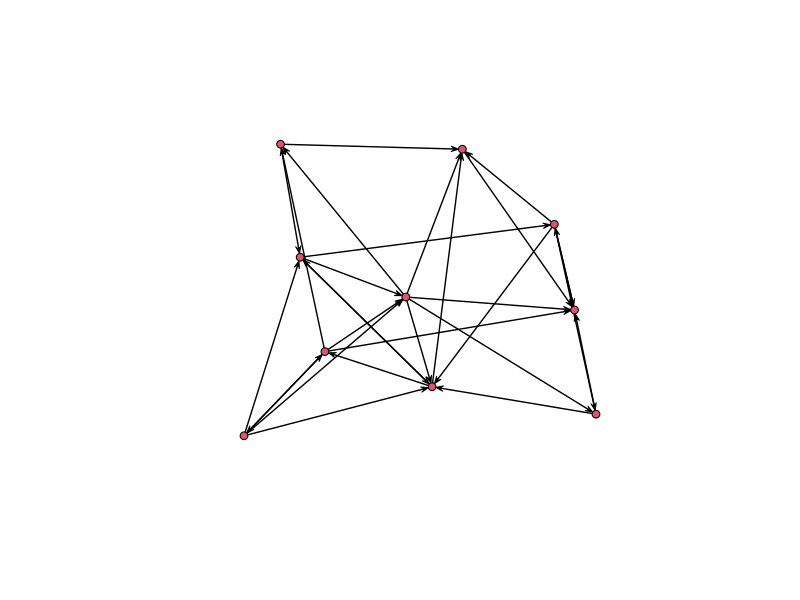
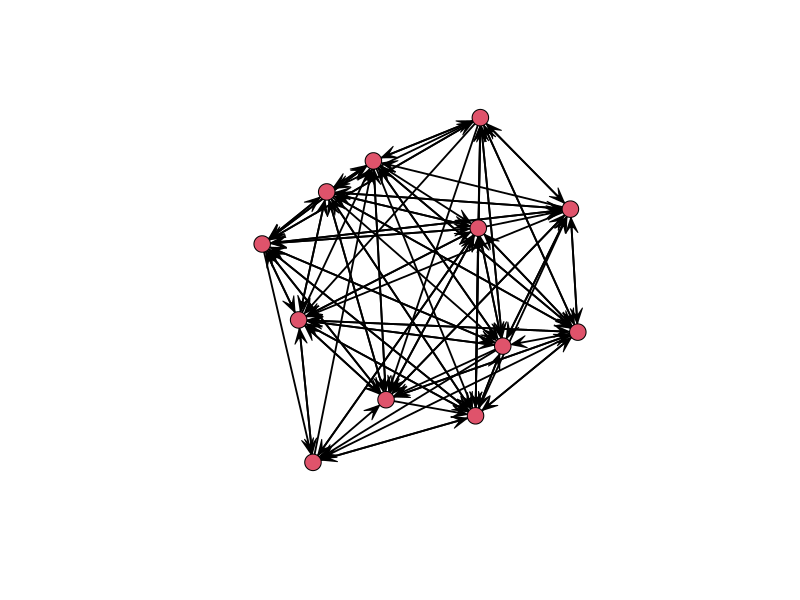
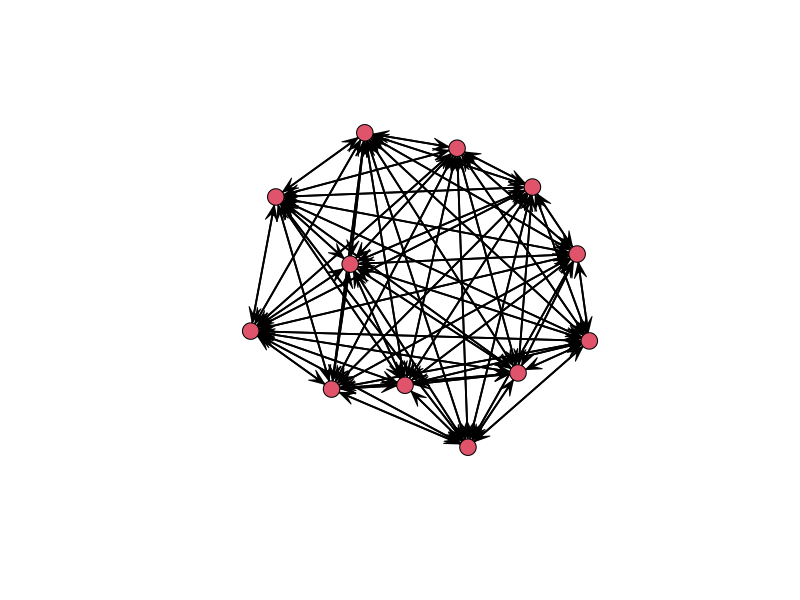
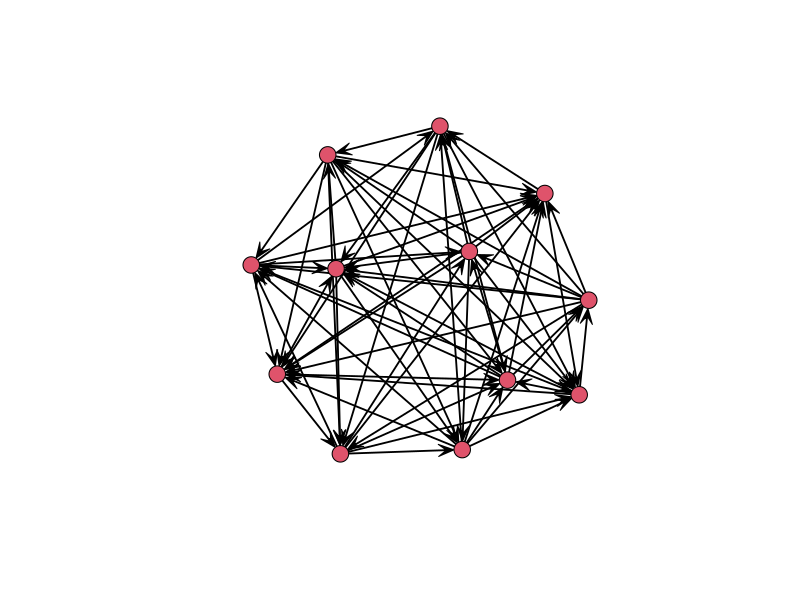
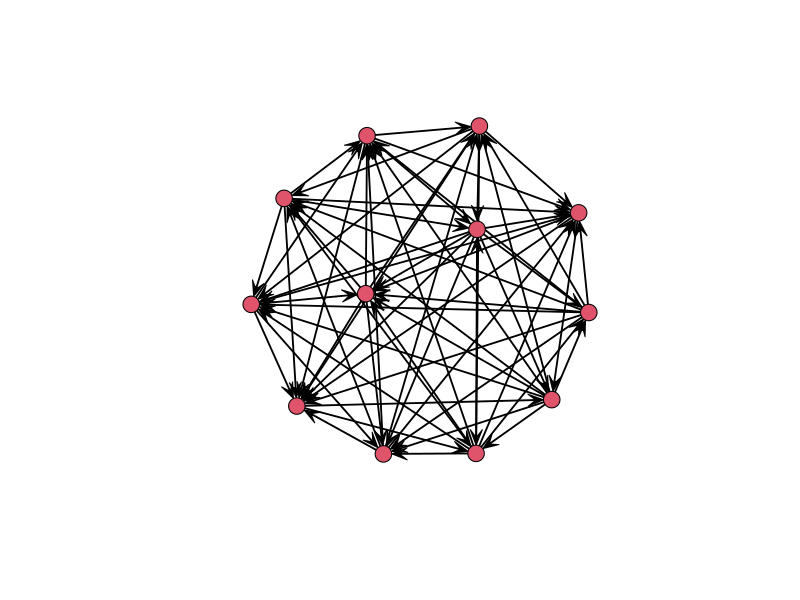
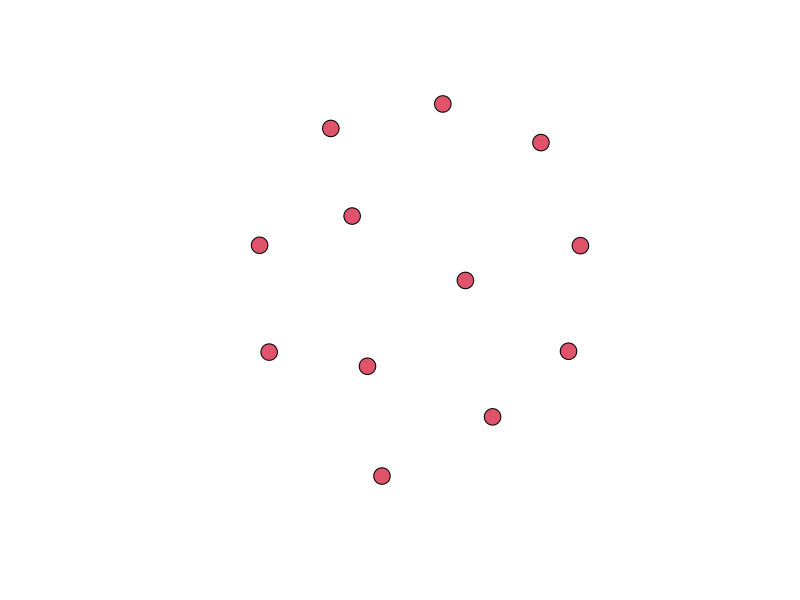
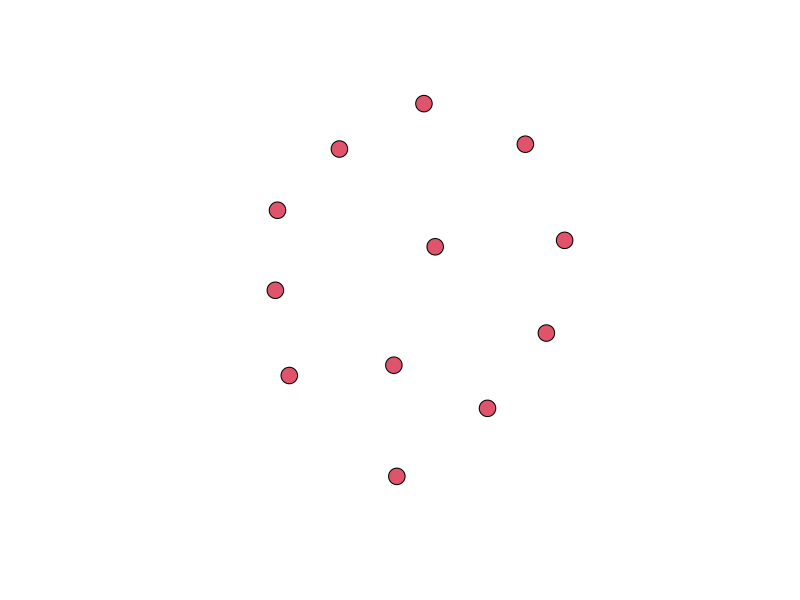
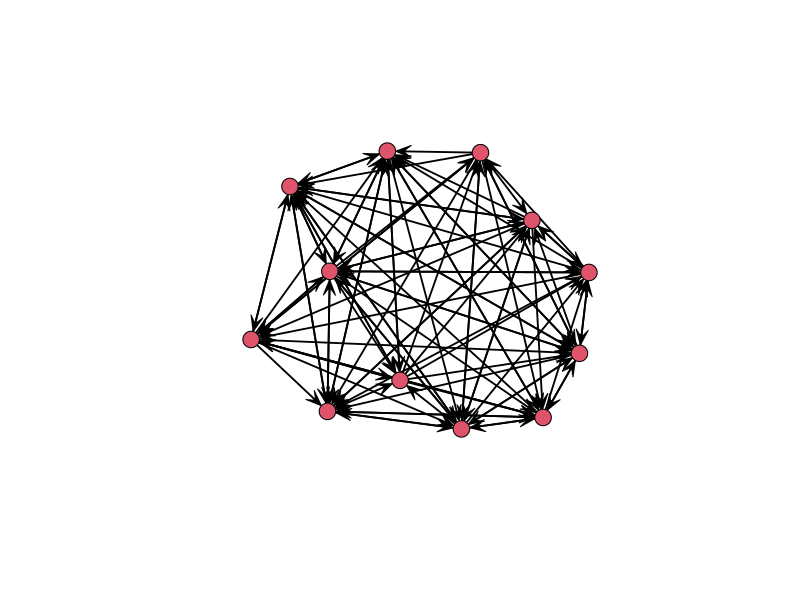

Write the R code that produced these figures, in order. (Note: this script raises an error after producing the figures.)
#
library(network)
library(sna)
#
############Edge Types & Transitivity Scores############
#
# Holland & Leinhardt (1971) define a general transitivity graph (referred to here as a t-graph) under the following conditions. 
# In a set of values called X with values labeled x, y, z, u, v, and w, and directed binary relations, C, 
# that indicate choice (e.g. xCy means “x chooses y”):
# a directed edge goes from x to y if and only if xCy.
# From this, we can define three types of choices:
#   Mutual choices - xMy if and only if xCy and yCx
#   Asymmetric choices - xAy if and only if xCy and not yCx
#   Null choices - xNy if and only if neither xCy nor yCx
# The general structure of a t-graph, they argue, follows a number of criteria: 
# between nodes, edges should indicate an equivalence relation based on reflexivity (xMx), 
# symmetry (xMy implies that yMx), and transitivity (xMy and yMz imply that xMz). 
# These groupings are referred to as M-cliques. We can test these properties at their base level 
# for a theoretical exploration of the concepts, using a function in the igraph package known as dyad_census. 
#
# First, let’s set a seed.
#
set.seed(12345)
#
# We’ll begin with a basic random graph using the rgraph function in sna, nested within the network function. 
# rgraph takes a number of nodes (n), a probability of edges between arbitrary vertices 
# (either as a single statistic, a vector of multiple probabilities, a matrix, or a 3D array), 
# an argument for whether or not the graph is directed (mode), and an argument for whether or not loops can exist within it (diag). 
# 
# For ease of analysis, we’ll start with 10 nodes, and a single probability of 0.3. 
# Since transitivity requires direction, we’ll set this argument to digraph.
#
graph1 <- (rgraph(10, tprob = 0.3, mode = "digraph", return.as.edgelist = TRUE))
#
# For plotting, we will convert this to a network object.
g1 <- network(graph1)
plot.network(g1)
#
# From here, we can test for these three types of edges (mutual, asymmetric, and null) using dyad.census
#
dyad.census(graph1)
#
# It’s important to note here that null edges constitute a lack of edges between two given points 
# throughout the entirety of the graph. This does not mean that these nodes lacking connections are isolates; 
# rather, it indicates null edges between two particular nodes.
#
# Transvity is measured using the gtrans command in sna. Here, we have a number of options. 
# The gtrans function takes either one or a multitude of graphs (either directed or undirected),
# an argument for reading loops (diag), an indicator of direction ("digraph" or "graph"), 
# and a measure argument to determine which type of transitivity the function is to look for.
# This function returns the fraction of triads that follow whichever specific "measure" argument is indicated.
#
# For the measure argument, weak transitivity (denoted by "weak") corresponds to a unidirectional type of argument,
# in which for nodes a,b, and c, a->b->c => a->c. For "strong", however, a->b->c <=> a->c, 
# implying the opposite relationship as well. There are also arguments for "weakcensus" and "strongcensus",
# which will return the number of total transitive triads in the network of each respective type.
# 
# It should be noted that when a strong argument is used, all triads are considered. 
# This is because all triads in a network are at risk for intransitivity. The weak argument, by contrast,
# only computes a transitivity score for the set of weak potentially-intransitive triads in the network.
#
# Let's utilize each argument for our network.
gtrans(graph1,mode="digraph",measure=c("weak"))
gtrans(graph1,mode="digraph",measure=c("strong"))
gtrans(graph1,mode="digraph",measure=c("weakcensus"))
gtrans(graph1,mode="digraph",measure=c("strongcensus"))
#
# There are a number of other modifiers to this function, but for basic transitivity analysis, these will suffice.
#
############Dyad Restrictions############
#
# Some t-graphs contain only one type of edge. These are labeled as “completely connected graphs” (only M-edges), 
# “transitive tournaments” (only A-edges), and “completely disconnected graphs” (only N-edges). 
# Holland & Leinhardt (1971) list a number of instances, however, where t-graphs will have two, but not three, specific edge types. 
# For example: a graph with only M-edges and A-edges is called a “quasi-series”. 
# Likewise, graphs with only M-edges and N-edges are called “clusterable graphs”, 
# and graphs with A-edges and N-edges but no M-edges are called “partial orders”.
#
# The sna package contains a function called rguman, which allows us to select either the probability of each dyad type 
# or the number of occurrences. We shall create graphs for all six graphs with dyad restrictions, using both methods.
#
# We’ll begin with a completely connected graph. As these graphs only contain M-edges, 
# we will indicate this dyad type, the number of graphs we want generated (1), 
# the number of nodes (12), the associated probability (1.0), and the probability method. 
# Note that for M-edges only, we have to exclude values for the other two types.
#
cc1 <- gplot(rguman(1,12,mut=1.0, method=c("probability")))
#
# We can also generate a specific number of dyads of this type using the “exact” argument. 
# In this case, we will try 66, since each edge to another node starts at n-1 edges 
# and decreases by 1 each time. Note that for M-edges, we have to include values for all edge types here.
#
cc2 <- gplot(rguman(1,12,mut=66,asym=0,null=0,method="exact"))
#
# Next, we’ll draw a transitive tournament (A-edges only).
#
tt1 <- gplot(rguman(1,12,mut=0,asym=1.0,null=0, method=c("probability")))
#
tt2 <- gplot(rguman(1,12,mut=0,asym=66,null=0,method="exact"))
#
# Next, let’s graph a completely disconnected graph (N-edges only). 
# For no edges to appear, we have to indicate all 3 edge probabilities.
cd1 <- gplot(rguman(1,12,mut=0,asym=0,null=1.0, method=c("probability")))
#
cd2 <- gplot(rguman(1,12,mut=0,asym=0,null=66,method="exact"))
#
# Now we can move on to using two edge types. First, let’s plot a quasi-series (M and A-edges). 
# Let’s assume the probability is 0.5 for both edges.
qs1 <- gplot(rguman(1,12,mut=0.5,asym=0.5,null=0, method=c("probability")))
#
qs2 <- gplot(rguman(1,12,mut=33,asym=33,null=0,method="exact"))
#
# Next, we can model a clusterable graph (M and N-edges).
cg1 <- gplot(rguman(1,12,mut=0.5,asym=0,null=0.5, method=c("probability")))
#
cg2 <- gplot(rguman(1,12,mut=33,asym=0,null=33,method="exact"))
#
# Finally, we’ll draw a partial order (A and N-edges).
po1 <- gplot(rguman(1,12,mut=0,asym=0.5,null=0.5, method=c("probability")))
#
po2 <- gplot(rguman(1,12,mut=0,asym=33,null=33,method="exact"))
#
# If necessary, one can use dyad.census to calculate the exact number of dyads in the graphs.
#
dyad.census(qs1)
#
# Or one can calculate transitivity scores if they so desire.
gtrans(qs1,mode="digraph",measure=c("weak"))
gtrans(qs1,mode="digraph",measure=c("strong"))
gtrans(qs1,mode="digraph",measure=c("weakcensus"))
gtrans(qs1,mode="digraph",measure=c("strongcensus"))
#
############Triad Restrictions############
#
# Regarding triads, Holland & Leinhardt (1971) list sixteen different types that are either transitive or intransitive. 
# Each code represents, respectively, how many of each edge-type exist in a triad, 
# with further modifiers added as necessary for direction. To analyze their presence in a graph, 
# we can use the triad_census function in sna. The function pulls a graph and outputs the number of triads 
# in the graph in the following order: 
#
# [003, 012, 102, 021D, 021U, 021C, 111D, 111U, 030T, 030C, 201, 120D, 120U, 120C, 210, and 300]
#
# Let’s try using this function on the first graph we generated, generating a new graph called graph2.
#
graph2 <- (rgraph(10, tprob = 0.3, mode = "digraph", return.as.edgelist = TRUE))
g2 <- network(graph2)
plot.network(g2)
#
# Then, we can use the triad.census function to examine all triad types.
#
triad.census(graph2)
#
# Let’s also plot another random graph using rgraph. 
# This time, let’s incorporate 50 nodes with a probability of .4. We’ll follow it up with triad.census.
#
graph3 <- (rgraph(50, tprob = 0.4, mode = "digraph", return.as.edgelist = TRUE))
g3 <- network(graph3)
plot.network(g3)
#
triad.census(graph3)
#
# It’s as simple as that. Now, let’s use a practical example to test a number of these techniques on.
#
############Segregation in religion networks - sample############
#
# The data in this study (Hu et al., 2019) comes from an extraction from Weibo, a Chinese social networking website 
# that’s similar to Twitter. The authors set out to examine how persons of particular religious identities group together 
# while distancing themselves from those who share a different religious identity. To do this, they used a keyword search 
# to look for religious terminology in user’s descriptions and nicknames, then hand-checked the data to verify user relgiosity. 
# The sample was narrowed down from over 170,000 users to 6,875, identifying as either Christian (3,151), Buddhist (2,791), Muslim (470), or Taoist (461). 
#
# The included data contains an edgelist (linking user IDs in the lefthand column and followee IDs in the righthand column), 
# and a set of religious identities for each user listed in the edgelist. 
# Since the original dataset contains so many nodes (and since generating a network on the full dataset takes at least 10 minutes on my computer), 
# I have narrowed down the dataset to the first thirty user IDs in the edgelist and their adjacent followees.
#
# First, let's load in the data. We'll start with the edgelist.
library(readr)
EL <- read_csv("EL.csv", na = "empty")
#
# Next, the VLD file, called Tag.
#
library(readr)
Tag <- read_csv("Tag.csv", na = "empty")
#
# We'll create a network object with the edgelist as its input.
#
net <- network(EL[,1:2], matrix.type = 'edgelist', directed = T)
#
# Now, we'll set vertex labels and attributes.
#
network.vertex.names(net)  <- Tag$X.Userid
set.vertex.attribute(net,"Religion",Tag$Religion)
#
# Finally, we'll make a plot.
#
set.seed(12345)
plot(net,displaylabels=T,label.cex=.5,edge.col=rgb(150,150,150,100,maxColorValue=255))
#
# Now, we can check transitivity of the entire network.
#
gtrans(net,mode="digraph",measure=c("weak"))
gtrans(net,mode="digraph",measure=c("strong"))
gtrans(net,mode="digraph",measure=c("weakcensus"))
gtrans(net,mode="digraph",measure=c("strongcensus"))
#
# If the transitivity degree appears low, this is likely due to the sample selection.
#
# Visually, most edges look to be asymetrical. We can verify this with a dyad census.
#
dyad.census(net)
#
# The dyad census output says this network has no M-edges, a decent number of A-edges, and many N-edges. 
# A triad census could also tell us a little more about triad transitivity.
#
triad.census(net)
#
# The output states there are 3,728,011 empty graphs (003), 81,406 graphs with a single directed edge (012),
# 7,492 out-star formations (021D), 205 in-star formations (021U), and 100 directed lines, which are intransitive by nature (021C).
# From this test, it seems that triad transitivity in this network is substantially low.
# 
# While this subset of the data likely isn't as sufficient as the full edgelist for testing the hypothesis of Hu et al. (2019),
# it still presents a way to examine how these functions operate in a much larger, real-world setting.
